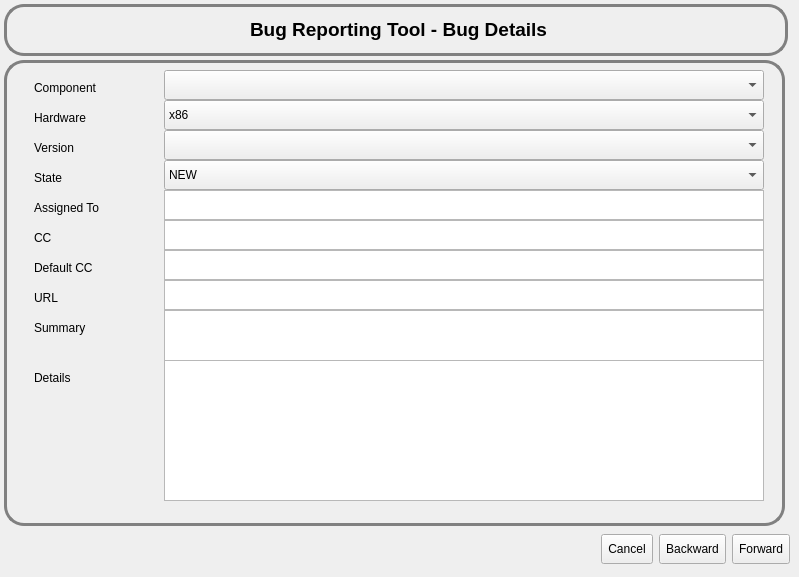
      <widget class="QWidget" name="page3">
       <widget class="QFrame" name="frameDetails_2">
        <property name="geometry">
         <rect>
          <x>4</x>
          <y>60</y>
          <width>781</width>
          <height>466</height>
         </rect>
        </property>
        <property name="styleSheet">
         <string notr="true">#frameDetails_2{
border: 3px solid gray;
border-radius: 20px;
}</string>
        </property>
        <widget class="QLabel" name="lblProduct_5">
         <property name="geometry">
          <rect>
           <x>30</x>
           <y>20</y>
           <width>121</width>
           <height>16</height>
          </rect>
         </property>
         <property name="text">
          <string>Component</string>
         </property>
        </widget>
        <widget class="QComboBox" name="cbComponent">
         <property name="geometry">
          <rect>
           <x>160</x>
           <y>10</y>
           <width>600</width>
           <height>30</height>
          </rect>
         </property>
         <property name="toolTip">
          <string>The area which the problem occured.</string>
         </property>
        </widget>
        <widget class="QComboBox" name="cbHardware">
         <property name="geometry">
          <rect>
           <x>160</x>
           <y>40</y>
           <width>600</width>
           <height>30</height>
          </rect>
         </property>
         <item>
          <property name="text">
           <string>x86</string>
          </property>
         </item>
         <item>
          <property name="text">
           <string>x86_64</string>
          </property>
         </item>
        </widget>
        <widget class="QLabel" name="lblProduct_6">
         <property name="geometry">
          <rect>
           <x>30</x>
           <y>50</y>
           <width>111</width>
           <height>16</height>
          </rect>
         </property>
         <property name="text">
          <string>Hardware</string>
         </property>
        </widget>
        <widget class="QLabel" name="lblProduct_7">
         <property name="geometry">
          <rect>
           <x>30</x>
           <y>80</y>
           <width>111</width>
           <height>16</height>
          </rect>
         </property>
         <property name="text">
          <string>Version</string>
         </property>
        </widget>
        <widget class="QComboBox" name="cbVersion">
         <property name="geometry">
          <rect>
           <x>160</x>
           <y>70</y>
           <width>600</width>
           <height>30</height>
          </rect>
         </property>
         <property name="toolTip">
          <string>The version you encountered the problem.</string>
         </property>
        </widget>
        <widget class="QLabel" name="lblProduct_8">
         <property name="geometry">
          <rect>
           <x>30</x>
           <y>260</y>
           <width>91</width>
           <height>16</height>
          </rect>
         </property>
         <property name="text">
          <string>Summary</string>
         </property>
        </widget>
        <widget class="QTextEdit" name="txtSummary">
         <property name="geometry">
          <rect>
           <x>160</x>
           <y>250</y>
           <width>600</width>
           <height>51</height>
          </rect>
         </property>
         <property name="toolTip">
          <string>&lt;!DOCTYPE HTML PUBLIC &quot;-//W3C//DTD HTML 4.0//EN&quot; &quot;http://www.w3.org/TR/REC-html40/strict.dtd&quot;&gt;
&lt;html&gt;&lt;head&gt;&lt;meta name=&quot;qrichtext&quot; content=&quot;1&quot; /&gt;&lt;style type=&quot;text/css&quot;&gt;
p, li { white-space: pre-wrap; }
&lt;/style&gt;&lt;/head&gt;&lt;body style=&quot; font-family:'Sans Serif'; font-size:9pt; font-weight:400; font-style:normal;&quot;&gt;
&lt;p style=&quot; margin-top:12px; margin-bottom:12px; margin-left:0px; margin-right:0px; -qt-block-indent:0; text-indent:0px;&quot;&gt;&lt;span style=&quot; font-family:'Verdana,sans-serif'; font-size:small; font-style:italic; color:#000000;&quot;&gt;A sentence which summarises the problem. Please be descriptive and use lots of keywords.&lt;/span&gt;&lt;/p&gt;
&lt;p style=&quot; margin-top:12px; margin-bottom:12px; margin-left:0px; margin-right:0px; -qt-block-indent:0; text-indent:0px;&quot;&gt;&lt;span style=&quot; font-family:'Courier New,courier'; font-size:small; color:#990000;&quot;&gt;Bad Example&lt;/span&gt;&lt;span style=&quot; font-family:'Courier New,courier'; font-size:small; color:#000000;&quot;&gt;: KDE crashed. &lt;/span&gt;&lt;span style=&quot; font-family:'Verdana,sans-serif'; font-size:small; color:#000000;&quot;&gt;&lt;br /&gt;&lt;/span&gt;&lt;span style=&quot; font-family:'Courier New,courier'; font-size:small; color:#009900;&quot;&gt;Good Example&lt;/span&gt;&lt;span style=&quot; font-family:'Courier New,courier'; font-size:small; color:#000000;&quot;&gt;: KDE crashed when a directory tried to open with Dolphin&lt;/span&gt;&lt;/p&gt;&lt;/body&gt;&lt;/html&gt;</string>
         </property>
        </widget>
        <widget class="QTextEdit" name="txtDetails">
         <property name="geometry">
          <rect>
           <x>160</x>
           <y>300</y>
           <width>600</width>
           <height>141</height>
          </rect>
         </property>
         <property name="toolTip">
          <string>&lt;!DOCTYPE HTML PUBLIC &quot;-//W3C//DTD HTML 4.0//EN&quot; &quot;http://www.w3.org/TR/REC-html40/strict.dtd&quot;&gt;
&lt;html&gt;&lt;head&gt;&lt;meta name=&quot;qrichtext&quot; content=&quot;1&quot; /&gt;&lt;style type=&quot;text/css&quot;&gt;
p, li { white-space: pre-wrap; }
&lt;/style&gt;&lt;/head&gt;&lt;body style=&quot; font-family:'Sans Serif'; font-size:9pt; font-weight:400; font-style:normal;&quot;&gt;
&lt;p style=&quot; margin-top:12px; margin-bottom:12px; margin-left:0px; margin-right:0px; -qt-block-indent:0; text-indent:0px;&quot;&gt;&lt;span style=&quot; font-family:'Verdana,sans-serif'; font-size:small; font-style:italic; color:#000000;&quot;&gt;Expand on the Summary. Please be as specific as possible about what is wrong.&lt;/span&gt;&lt;/p&gt;
&lt;p style=&quot; margin-top:12px; margin-bottom:12px; margin-left:0px; margin-right:0px; -qt-block-indent:0; text-indent:0px;&quot;&gt;&lt;span style=&quot; font-family:'Courier New,courier'; font-size:small; color:#990000;&quot;&gt;Bad Example&lt;/span&gt;&lt;span style=&quot; font-family:'Courier New,courier'; font-size:small; color:#000000;&quot;&gt;: KDE crashed. You suck! &lt;/span&gt;&lt;span style=&quot; font-family:'Verdana,sans-serif'; font-size:small; color:#000000;&quot;&gt;&lt;br /&gt;&lt;/span&gt;&lt;span style=&quot; font-family:'Courier New,courier'; font-size:small; color:#009900;&quot;&gt;Bad Example&lt;/span&gt;&lt;span style=&quot; font-family:'Courier New,courier'; font-size:small; color:#000000;&quot;&gt;: When a directory which contains a lot of files is opened with Dolphin, Dolphin hangs and after a while KDE crashes.&lt;/span&gt;&lt;/p&gt;&lt;/body&gt;&lt;/html&gt;</string>
         </property>
        </widget>
        <widget class="QLabel" name="lblProduct_9">
         <property name="geometry">
          <rect>
           <x>30</x>
           <y>310</y>
           <width>91</width>
           <height>16</height>
          </rect>
         </property>
         <property name="text">
          <string>Details</string>
         </property>
        </widget>
        <widget class="QComboBox" name="cbState">
         <property name="geometry">
          <rect>
           <x>160</x>
           <y>100</y>
           <width>600</width>
           <height>30</height>
          </rect>
         </property>
         <item>
          <property name="text">
           <string>NEW</string>
          </property>
         </item>
         <item>
          <property name="text">
           <string>ASSIGNED</string>
          </property>
         </item>
        </widget>
        <widget class="QLabel" name="lblProduct_10">
         <property name="geometry">
          <rect>
           <x>30</x>
           <y>110</y>
           <width>101</width>
           <height>16</height>
          </rect>
         </property>
         <property name="text">
          <string>State</string>
         </property>
        </widget>
        <widget class="QLabel" name="lblProduct_11">
         <property name="geometry">
          <rect>
           <x>30</x>
           <y>140</y>
           <width>111</width>
           <height>16</height>
          </rect>
         </property>
         <property name="text">
          <string>Assigned To</string>
         </property>
        </widget>
        <widget class="QLabel" name="lblProduct_12">
         <property name="geometry">
          <rect>
           <x>30</x>
           <y>170</y>
           <width>101</width>
           <height>16</height>
          </rect>
         </property>
         <property name="text">
          <string>CC</string>
         </property>
        </widget>
        <widget class="QLabel" name="lblProduct_13">
         <property name="geometry">
          <rect>
           <x>30</x>
           <y>200</y>
           <width>91</width>
           <height>16</height>
          </rect>
         </property>
         <property name="text">
          <string>Default CC</string>
         </property>
        </widget>
        <widget class="QLabel" name="lblProduct_14">
         <property name="geometry">
          <rect>
           <x>30</x>
           <y>230</y>
           <width>91</width>
           <height>16</height>
          </rect>
         </property>
         <property name="text">
          <string>URL</string>
         </property>
        </widget>
        <widget class="QTextEdit" name="txtCC">
         <property name="geometry">
          <rect>
           <x>160</x>
           <y>160</y>
           <width>600</width>
           <height>30</height>
          </rect>
         </property>
        </widget>
        <widget class="QTextEdit" name="txtDefaultCC">
         <property name="geometry">
          <rect>
           <x>160</x>
           <y>190</y>
           <width>600</width>
           <height>30</height>
          </rect>
         </property>
        </widget>
        <widget class="QTextEdit" name="txtURL">
         <property name="geometry">
          <rect>
           <x>160</x>
           <y>220</y>
           <width>600</width>
           <height>30</height>
          </rect>
         </property>
         <property name="textInteractionFlags">
          <set>Qt::LinksAccessibleByMouse|Qt::TextEditable|Qt::TextEditorInteraction|Qt::TextSelectableByKeyboard|Qt::TextSelectableByMouse</set>
         </property>
        </widget>
        <widget class="QTextEdit" name="txtAssignedTo">
         <property name="geometry">
          <rect>
           <x>160</x>
           <y>130</y>
           <width>600</width>
           <height>30</height>
          </rect>
         </property>
         <property name="toolTip">
          <string>&lt;!DOCTYPE HTML PUBLIC &quot;-//W3C//DTD HTML 4.0//EN&quot; &quot;http://www.w3.org/TR/REC-html40/strict.dtd&quot;&gt;
&lt;html&gt;&lt;head&gt;&lt;meta name=&quot;qrichtext&quot; content=&quot;1&quot; /&gt;&lt;style type=&quot;text/css&quot;&gt;
p, li { white-space: pre-wrap; }
&lt;/style&gt;&lt;/head&gt;&lt;body style=&quot; font-family:'Sans Serif'; font-size:9pt; font-weight:400; font-style:normal;&quot;&gt;
&lt;p style=&quot; margin-top:12px; margin-bottom:12px; margin-left:0px; margin-right:0px; -qt-block-indent:0; text-indent:0px;&quot;&gt;&lt;span style=&quot; font-family:'Verdana,sans-serif'; font-size:small; color:#000000;&quot;&gt;This is the person in charge of resolving the bug. Every time this field changes, the status changes to &lt;/span&gt;&lt;span style=&quot; font-family:'Verdana,sans-serif'; font-size:small; font-weight:600; color:#000000;&quot;&gt;NEW&lt;/span&gt;&lt;span style=&quot; font-family:'Verdana,sans-serif'; font-size:small; color:#000000;&quot;&gt; to make it easy to see which new bugs have appeared on a person's list.&lt;/span&gt;&lt;/p&gt;
&lt;p style=&quot; margin-top:12px; margin-bottom:12px; margin-left:0px; margin-right:0px; -qt-block-indent:0; text-indent:0px;&quot;&gt;&lt;span style=&quot; font-family:'Verdana,sans-serif'; font-size:small; color:#000000;&quot;&gt;The default status for queries is set to NEW, ASSIGNED and REOPENED. When searching for bugs that have been resolved or verified, remember to set the status field appropriately.&lt;/span&gt;&lt;/p&gt;&lt;/body&gt;&lt;/html&gt;</string>
         </property>
         <property name="textInteractionFlags">
          <set>Qt::TextSelectableByKeyboard|Qt::TextSelectableByMouse</set>
         </property>
        </widget>
       </widget>
       <widget class="QLabel" name="lblTitle_3">
        <property name="geometry">
         <rect>
          <x>4</x>
          <y>4</y>
          <width>784</width>
          <height>52</height>
         </rect>
        </property>
        <property name="sizePolicy">
         <sizepolicy hsizetype="Preferred" vsizetype="Fixed">
          <horstretch>0</horstretch>
          <verstretch>0</verstretch>
         </sizepolicy>
        </property>
        <property name="minimumSize">
         <size>
          <width>0</width>
          <height>50</height>
         </size>
        </property>
        <property name="font">
         <font>
          <pointsize>14</pointsize>
          <weight>75</weight>
          <bold>true</bold>
         </font>
        </property>
        <property name="styleSheet">
         <string notr="true">#lblTitle_3{
border: 3px solid gray;
border-radius: 20px;
}</string>
        </property>
        <property name="frameShape">
         <enum>QFrame::StyledPanel</enum>
        </property>
        <property name="frameShadow">
         <enum>QFrame::Raised</enum>
        </property>
        <property name="text">
         <string>&lt;!DOCTYPE HTML PUBLIC &quot;-//W3C//DTD HTML 4.0//EN&quot; &quot;http://www.w3.org/TR/REC-html40/strict.dtd&quot;&gt;
&lt;html&gt;&lt;head&gt;&lt;meta name=&quot;qrichtext&quot; content=&quot;1&quot; /&gt;&lt;style type=&quot;text/css&quot;&gt;
p, li { white-space: pre-wrap; }
&lt;/style&gt;&lt;/head&gt;&lt;body style=&quot; font-family:'Sans Serif'; font-size:14pt; font-weight:600; font-style:normal;&quot;&gt;
&lt;p align=&quot;center&quot; style=&quot; margin-top:0px; margin-bottom:0px; margin-left:0px; margin-right:0px; -qt-block-indent:0; text-indent:0px;&quot;&gt;Bug Reporting Tool - Bug Details&lt;/p&gt;&lt;/body&gt;&lt;/html&gt;</string>
        </property>
        <property name="scaledContents">
         <bool>false</bool>
        </property>
        <property name="wordWrap">
         <bool>true</bool>
        </property>
       </widget>
       <widget class="QWidget" name="widget_2" native="true">
        <property name="geometry">
         <rect>
          <x>0</x>
          <y>530</y>
          <width>790</width>
          <height>38</height>
         </rect>
        </property>
        <layout class="QHBoxLayout" name="horizontalLayout_4">
         <item>
          <spacer name="horizontalSpacer_4">
           <property name="orientation">
            <enum>Qt::Horizontal</enum>
           </property>
           <property name="sizeHint" stdset="0">
            <size>
             <width>40</width>
             <height>20</height>
            </size>
           </property>
          </spacer>
         </item>
         <item>
          <widget class="QToolButton" name="btnCancel_4">
           <property name="minimumSize">
            <size>
             <width>0</width>
             <height>30</height>
            </size>
           </property>
           <property name="text">
            <string>Cancel</string>
           </property>
          </widget>
         </item>
         <item>
          <widget class="QToolButton" name="btnBack_4">
           <property name="minimumSize">
            <size>
             <width>0</width>
             <height>30</height>
            </size>
           </property>
           <property name="text">
            <string>Backward</string>
           </property>
          </widget>
         </item>
         <item>
          <widget class="QToolButton" name="btnForward_4">
           <property name="minimumSize">
            <size>
             <width>0</width>
             <height>30</height>
            </size>
           </property>
           <property name="styleSheet">
            <string notr="true"/>
           </property>
           <property name="text">
            <string>Forward</string>
           </property>
          </widget>
         </item>
        </layout>
       </widget>
      </widget>
